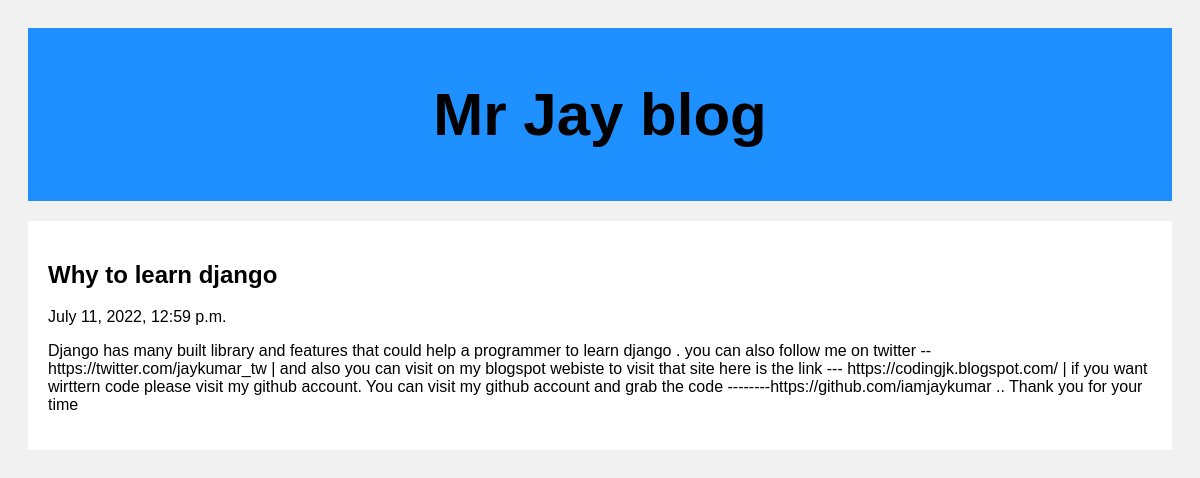
Page /post/7 on the committed database.
### posts/models.py (models this page shows)
class Post(models.Model):
    title = models.CharField(max_length=100)
    body = models.CharField(max_length=10000000000000000000)
    created_at = models.DateTimeField(default=datetime.now, blank=True)

### posts/views.py (the view)
# urls.py: path('post/<str:pk>', views.post, name = 'post')
def post(request, pk):
    posts = Post.objects.get(id=pk)
    return render(request , 'post.html', {'posts': posts})

### posts/templates/post.html (shortened to what this page needs)
<!DOCTYPE html>
<html>
<head>
</head>
<body>
<div class="header">
  <h2>Mr Jay blog </h2>
</div>
<div class="row">
  <div class="leftcolumn">
    <div class="card">
        <h2>{{posts.title}}</h2>
        <h7>{{posts.created_at}}</h7>
        <p>{{posts.body}}</p>
    </div>
  </div>
</div>
</body>
</html>

### posts/templates/post.html (style rules this page uses)
* { box-sizing: border-box; }
body { font-family: Arial; padding: 20px; background: #f1f1f1; }
.header { padding: 2px; font-size: 40px; text-align: center; background: Dodgerblue; }
.leftcolumn { float: left; width: 100%; }
.card { background-color: white ; padding: 20px; margin-top: 20px; }
.row:after { content: ""; display: table; clear: both; }

### rows in the picture
Post: title "Why to learn django", created_at "July 11, 2022, 12:59 p.m.", body "Django has many built library and features that could help a programmer to learn django . you can also follow me on twitter -- https://twitter.com/jaykumar_tw | and also you can visit on my blogspot webiste to visit that site here is the link --- https://codingjk.blogspot.com/ | if you want wirttern code please visit my github account. You can visit my github account and grab the code --------https://github.com/iamjaykumar .. Thank you for your time"
